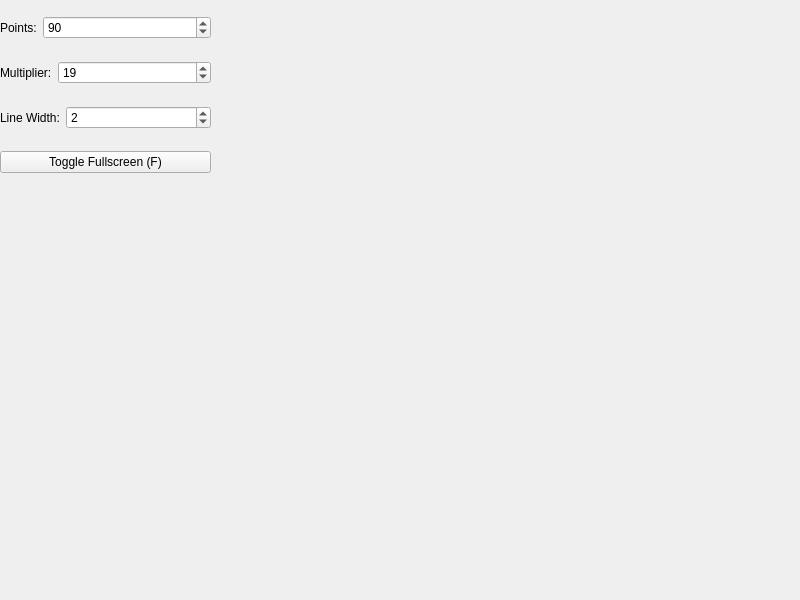
<?xml version="1.0" encoding="UTF-8"?>
<ui version="4.0">
 <class>MainWindow</class>
 <widget class="QMainWindow" name="MainWindow">
  <property name="geometry">
   <rect>
    <x>0</x>
    <y>0</y>
    <width>800</width>
    <height>600</height>
   </rect>
  </property>
  <property name="windowTitle">
   <string>Circular Modular Multiplication</string>
  </property>
  <widget class="QWidget" name="centralwidget">
   <property name="sizePolicy">
    <sizepolicy hsizetype="Expanding" vsizetype="Expanding">
     <horstretch>0</horstretch>
     <verstretch>0</verstretch>
    </sizepolicy>
   </property>
   <layout class="QFormLayout" name="formLayout">
    <property name="horizontalSpacing">
     <number>0</number>
    </property>
    <property name="verticalSpacing">
     <number>0</number>
    </property>
    <property name="leftMargin">
     <number>0</number>
    </property>
    <property name="topMargin">
     <number>0</number>
    </property>
    <property name="rightMargin">
     <number>0</number>
    </property>
    <property name="bottomMargin">
     <number>0</number>
    </property>
    <item row="0" column="0" colspan="2">
     <widget class="QWidget" name="mainwidget" native="true">
      <property name="sizePolicy">
       <sizepolicy hsizetype="Expanding" vsizetype="Expanding">
        <horstretch>0</horstretch>
        <verstretch>0</verstretch>
       </sizepolicy>
      </property>
      <layout class="QVBoxLayout" name="verticalLayout">
       <property name="spacing">
        <number>0</number>
       </property>
       <property name="leftMargin">
        <number>0</number>
       </property>
       <property name="topMargin">
        <number>0</number>
       </property>
       <property name="rightMargin">
        <number>0</number>
       </property>
       <property name="bottomMargin">
        <number>0</number>
       </property>
       <item>
        <widget class="CMMCanvas" name="cmmwidget" native="true">
         <property name="sizePolicy">
          <sizepolicy hsizetype="Expanding" vsizetype="Expanding">
           <horstretch>0</horstretch>
           <verstretch>0</verstretch>
          </sizepolicy>
         </property>
         <property name="minimumSize">
          <size>
           <width>200</width>
           <height>200</height>
          </size>
         </property>
         <widget class="QWidget" name="panel" native="true">
          <property name="geometry">
           <rect>
            <x>0</x>
            <y>0</y>
            <width>211</width>
            <height>191</height>
           </rect>
          </property>
          <layout class="QVBoxLayout" name="verticalLayout_3">
           <item>
            <layout class="QHBoxLayout" name="horizontalLayout">
             <item>
              <widget class="QLabel" name="points_label">
               <property name="sizePolicy">
                <sizepolicy hsizetype="Fixed" vsizetype="Preferred">
                 <horstretch>0</horstretch>
                 <verstretch>0</verstretch>
                </sizepolicy>
               </property>
               <property name="text">
                <string>Points:</string>
               </property>
              </widget>
             </item>
             <item>
              <widget class="QSpinBox" name="points_spinbox">
               <property name="minimum">
                <number>1</number>
               </property>
               <property name="maximum">
                <number>999999</number>
               </property>
               <property name="value">
                <number>90</number>
               </property>
              </widget>
             </item>
            </layout>
           </item>
           <item>
            <layout class="QHBoxLayout" name="horizontalLayout_2">
             <item>
              <widget class="QLabel" name="mul_label">
               <property name="sizePolicy">
                <sizepolicy hsizetype="Fixed" vsizetype="Preferred">
                 <horstretch>0</horstretch>
                 <verstretch>0</verstretch>
                </sizepolicy>
               </property>
               <property name="text">
                <string>Multiplier:</string>
               </property>
              </widget>
             </item>
             <item>
              <widget class="QSpinBox" name="mul_spinbox">
               <property name="maximum">
                <number>999999</number>
               </property>
               <property name="value">
                <number>19</number>
               </property>
              </widget>
             </item>
            </layout>
           </item>
           <item>
            <layout class="QHBoxLayout" name="horizontalLayout_3">
             <item>
              <widget class="QLabel" name="line_width_label">
               <property name="sizePolicy">
                <sizepolicy hsizetype="Fixed" vsizetype="Preferred">
                 <horstretch>0</horstretch>
                 <verstretch>0</verstretch>
                </sizepolicy>
               </property>
               <property name="text">
                <string>Line Width:</string>
               </property>
              </widget>
             </item>
             <item>
              <widget class="QSpinBox" name="line_width_spinbox">
               <property name="minimum">
                <number>1</number>
               </property>
               <property name="value">
                <number>2</number>
               </property>
              </widget>
             </item>
            </layout>
           </item>
           <item>
            <widget class="QPushButton" name="fullscreen_button">
             <property name="text">
              <string>Toggle Fullscreen (F)</string>
             </property>
            </widget>
           </item>
          </layout>
         </widget>
        </widget>
       </item>
      </layout>
     </widget>
    </item>
   </layout>
  </widget>
  <widget class="QMenuBar" name="menubar">
   <property name="geometry">
    <rect>
     <x>0</x>
     <y>0</y>
     <width>800</width>
     <height>23</height>
    </rect>
   </property>
  </widget>
 </widget>
 <customwidgets>
  <customwidget>
   <class>CMMCanvas</class>
   <extends>QWidget</extends>
   <header>cmmcanvas.h</header>
   <container>1</container>
  </customwidget>
 </customwidgets>
 <resources/>
 <connections/>
</ui>
